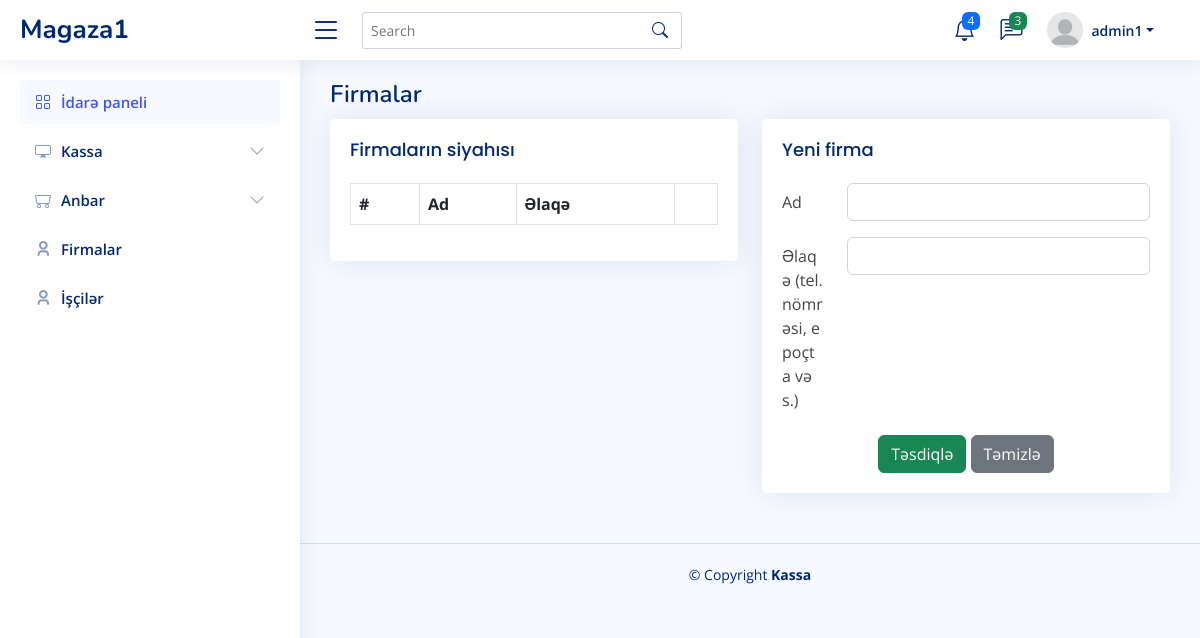
The page /firm (signed in) on the database its author committed.
### user/models.py (models this page shows)
class User(DateTimeLog, AbstractUser):
    profile_picture = models.ImageField(upload_to='images/user', null=True, default='images/user/profilepictures.png')
    is_manager = models.BooleanField(default=False)
    shop = models.ManyToManyField(Shop, verbose_name='Mağazalar')
    is_deleted = models.BooleanField(default=False)
    def __str__(self):
        return self.username

### app/models.py (models this page shows)
class DateTimeLog(models.Model):
    cdate = models.DateTimeField(auto_now_add=True, verbose_name='Yaranma tarixi')
    udate = models.DateTimeField(auto_now=True, verbose_name='Dəyişiklik tarixi')
    ddate = models.DateTimeField(auto_now=True, verbose_name='Silinmə tarixi')
    class Meta:
        abstract = True
        ordering = ("-cdate",)

class Shop(DateTimeLog):
    name = models.CharField('Mağaza adı', max_length=50, blank=False)
    unvan = models.TextField('Ünvan', max_length=100)
    def __str__(self):
        return self.name

### pos/views.py (the view, shortened to what this page needs)
# urls.py: path('firm', views.FirmView.as_view(), name='firm'),
class FirmView(CreateView):
    template_name = 'pos/firm.html'
    form_class = FirmForm
    success_url = reverse_lazy('pos:firm')
    def get_context_data(self, **kwargs):
        context = super().get_context_data()
        context['firms'] = Firm.objects.filter(shop_id=self.request.session.get('curr_shop_id'))
        return context

### pos/forms.py
class FirmForm(ModelForm):
    class Meta:
        model = Firm
        fields = ['name', 'phone_number']

### app/services.py (called while the page is built)
def check_user_for_create_shop(user_id):
    user = User.objects.prefetch_related('shop').filter(pk=user_id)
    if user:
        user = user[0]
        if user.is_superuser:
            return False
        if user.is_manager:  # if user is manager it means that user has a shop
            return False
        else:
            if user.shop.all():  # if user has a manager so user doesn't need to create a shop
                return False
        return True
    return False

### templates/pos/firm.html (shortened to what this page needs)
{% extends 'pos/index.html' %}
{% block main %}
    <div class="pagetitle">
        <h1>Firmalar</h1>
    </div>
    <section class="section">
        <div class="row">
            <div class="col-lg-6">
                <div class="card">
                    <div class="card-body table-wrapper-scroll-y my-custom-scrollbar h-25">
                        <h5 class="card-title">Firmaların siyahısı</h5>
                        <table class="table table-bordered">
                            <thead>
                                <tr>
                                    <th scope="col">#</th>
                                    <th scope="col">Ad</th>
                                    <th scope="col">Əlaqə</th>
                                    <th></th>
                                </tr>
                            </thead>
                        </table>
                    </div>
                </div>
            </div>
            <div class="col-lg-6">
                <div class="card">
                    <div class="card-body">
                        <h5 class="card-title">Yeni firma</h5>
                        <form method="post">
                            <div class="row mb-3">
                                <label for="inputFirmName" class="col-sm-2 col-form-label">Ad</label>
                                <div class="col-sm-10">
                                    <input type="text" class="form-control" id="inputFirmName" name="name"
                                           required>
                                </div>
                            </div>
                            <div class="row mb-3">
                                <label for="inputFirmPhoneNumber" class="col-sm-2 col-form-label">Əlaqə (tel. nömrəsi, e poçta və s.)</label>
                                <div class="col-sm-10">
                                    <input type="text" class="form-control" id="inputFirmPhoneNumber" name="phone_number">
                                </div>
                            </div>
                            <div class="text-center">
                                <button type="submit" class="btn btn-success">Təsdiqlə</button>
                                <button type="reset" class="btn btn-secondary">Təmizlə</button>
                            </div>
                        </form>
                    </div>
                </div>
            </div>
        </div>
    </section>
{% endblock %}

### templates/partials/header.html (shortened to what this page needs)
  <header id="header" class="header fixed-top d-flex align-items-center">
    <div class="d-flex align-items-center justify-content-between">
      <a class="logo d-flex align-items-center">
        <span class="d-none d-lg-block">{{ request.user.shop.first }}</span>
      </a>
      <i class="bi bi-list toggle-sidebar-btn"></i>
    </div>
    <div class="search-bar">
      <form class="search-form d-flex align-items-center" method="POST" action="#">
        <input type="text" name="query" placeholder="Search" title="Enter search keyword">
        <button type="submit" title="Search"><i class="bi bi-search"></i></button>
      </form>
    </div>
    <nav class="header-nav ms-auto">
      <ul class="d-flex align-items-center" style="margin-right: 30px;">
        <li class="nav-item dropdown">
          <a class="nav-link nav-icon" href="#" data-bs-toggle="dropdown">
            <i class="bi bi-bell"></i>
            <span class="badge bg-primary badge-number">4</span>
          </a>
        </li>
        <li class="nav-item dropdown">
          <a class="nav-link nav-icon" href="#" data-bs-toggle="dropdown">
            <i class="bi bi-chat-left-text"></i>
            <span class="badge bg-success badge-number">3</span>
          </a>
        </li>
        <li class="nav-item dropdown pe-3">
          <a class="nav-link nav-profile d-flex align-items-center pe-0" href="#" data-bs-toggle="dropdown">
            <img src="{{ user.profile_picture.url }}" alt="Profile" class="rounded-circle">
            <span class="d-none d-md-block dropdown-toggle ps-2">{{ user }}</span>
          </a>
        </li>
      </ul>
    </nav>
  </header>

### static/assets/css/style.css (style rules this page uses)
:root { scroll-behavior: smooth; }
body { font-family: "Open Sans", sans-serif; background: #f6f9ff; color: #444444; }
a { color: #4154f1; text-decoration: none; }
h1, h2, h3, h4, h5, h6 { font-family: "Nunito", sans-serif; }
.pagetitle { margin-bottom: 10px; }
.pagetitle h1 { font-size: 24px; margin-bottom: 0; font-weight: 600; color: #012970; }
.card { margin-bottom: 30px; border: none; border-radius: 5px; box-shadow: 0px 0 30px rgba(1, 41, 112, 0.1); }
.card-title { padding: 20px 0 15px 0; font-size: 18px; font-weight: 500; color: #012970; font-family: "Poppins", sans-serif; }
.card-body { padding: 0 20px 20px 20px; }
.logo { line-height: 1; }
@media (min-width: 1200px) { .logo { width: 280px; } }
.logo span { font-size: 26px; font-weight: 700; color: #012970; font-family: "Nunito", sans-serif; }
.header { transition: all 0.5s; z-index: 997; height: 60px; box-shadow: 0px 2px 20px rgba(1, 41, 112, 0.1); background-color: #fff; padding-left: 20px; }
.header .toggle-sidebar-btn { font-size: 32px; padding-left: 10px; cursor: pointer; color: #012970; }
.header .search-bar { min-width: 360px; padding: 0 20px; }
.header .search-form { width: 100%; }
.header .search-form input { border: 0; font-size: 14px; color: #012970; border: 1px solid rgba(1, 41, 112, 0.2); padding: 7px 38px 7px 8px; border-radius: 3px; transition: 0.3s; width: 100%; }
.header .search-form button { border: 0; padding: 0; margin-left: -30px; background: none; }
.header .search-form button i { color: #012970; }
.header-nav ul { list-style: none; }
.header-nav>ul { margin: 0; padding: 0; }
.header-nav .nav-icon { font-size: 22px; color: #012970; margin-right: 25px; position: relative; }
.header-nav .nav-profile { color: #012970; }
.header-nav .nav-profile img { max-height: 36px; }
.header-nav .nav-profile span { font-size: 14px; font-weight: 600; }
.header-nav .badge-number { position: absolute; inset: -2px -5px auto auto; font-weight: normal; font-size: 12px; padding: 3px 6px; }

### rows shown on the page
User: user.shop.first "Magaza1", profile_picture (picture), username "admin1"
